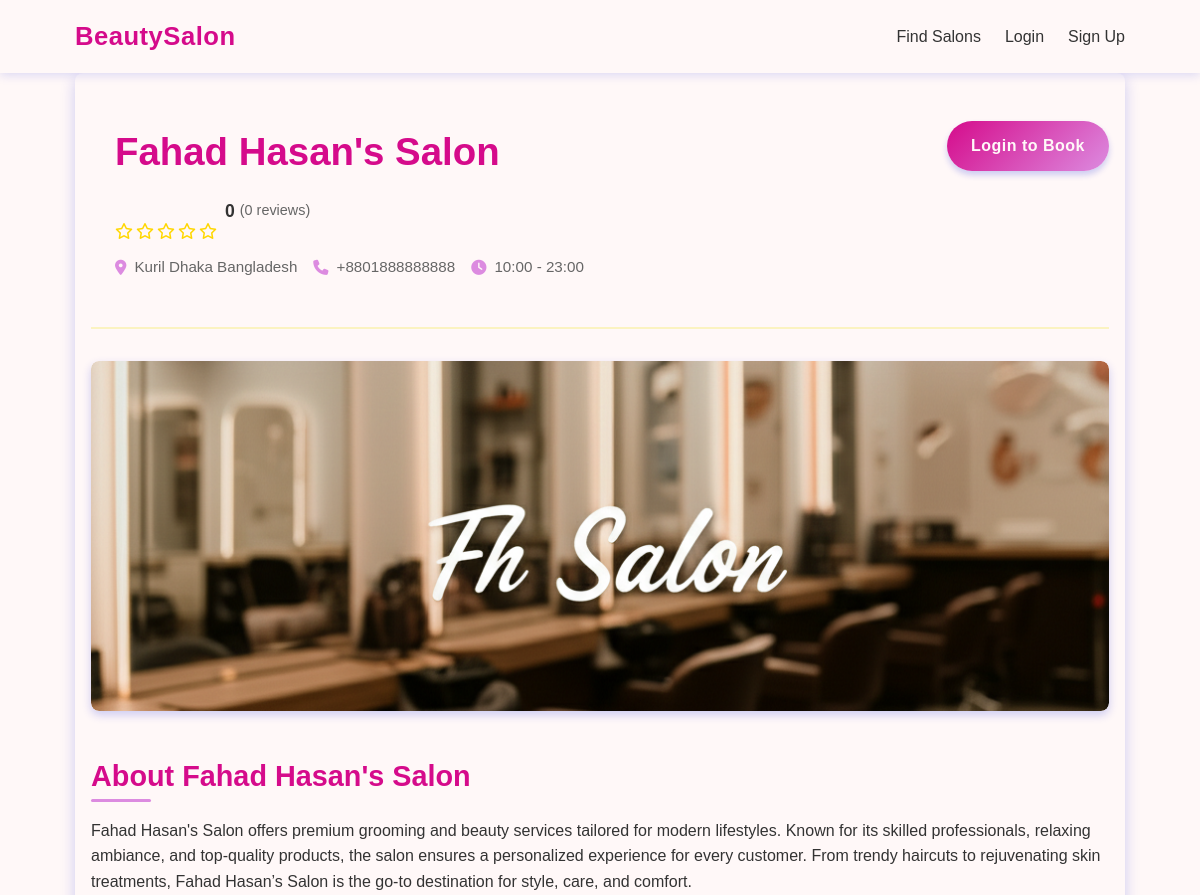
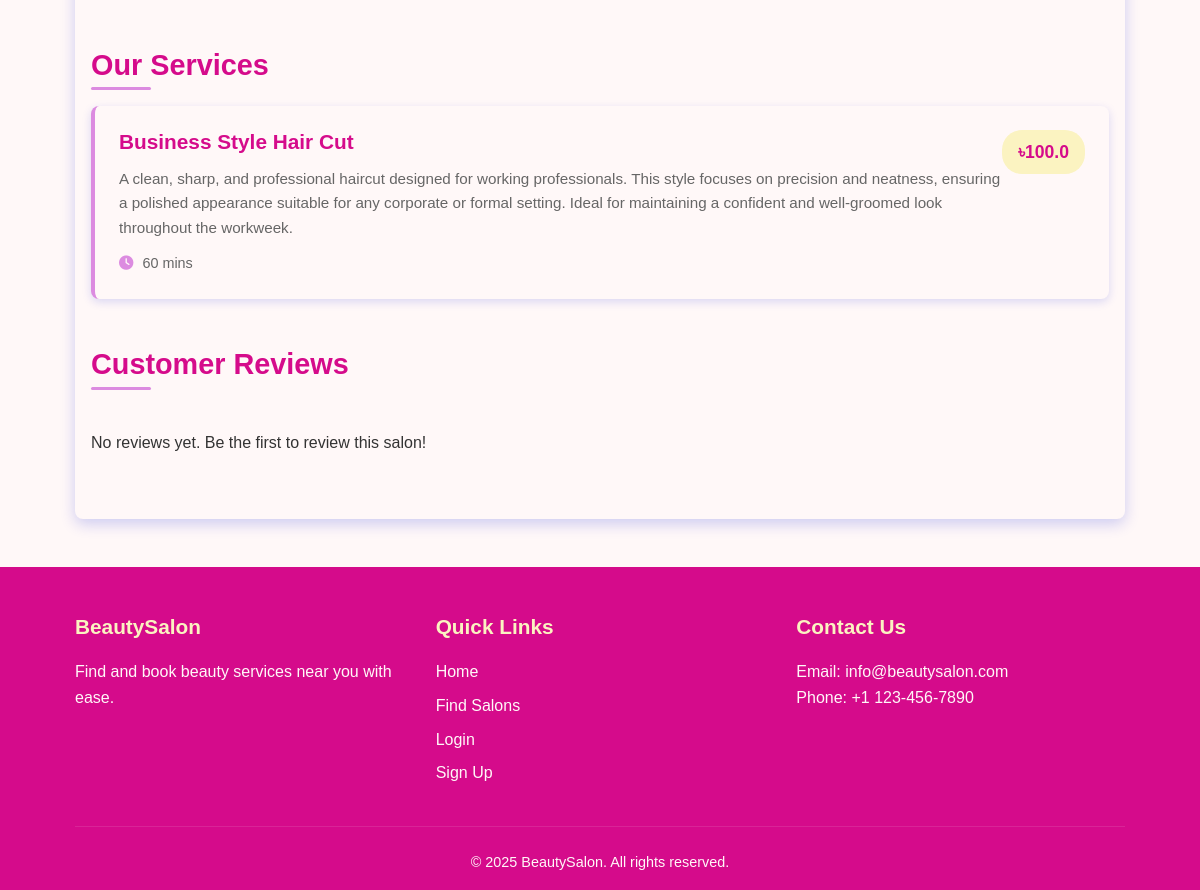
The app's page /salon/1 with its own data (2 pictures, top to bottom).
### app.py (models this page shows)
class Salon(db.Model):
    id = db.Column(db.Integer, primary_key=True)
    owner_id = db.Column(db.Integer, db.ForeignKey('user.id'), nullable=False)
    name = db.Column(db.String(100), nullable=False)
    description = db.Column(db.Text)
    location = db.Column(db.String(200), nullable=False)
    phone = db.Column(db.String(20))
    opening_time = db.Column(db.String(50))
    closing_time = db.Column(db.String(50))
    weekly_closing = db.Column(db.String(50))  # Day of week when salon is closed
    images = db.relationship('SalonImage', backref='salon', lazy=True, cascade="all, delete-orphan")
    services = db.relationship('Service', backref='salon', lazy=True, cascade="all, delete-orphan")
    employees = db.relationship('Employee', backref='salon', lazy=True, cascade="all, delete-orphan")

class SalonImage(db.Model):
    id = db.Column(db.Integer, primary_key=True)
    salon_id = db.Column(db.Integer, db.ForeignKey('salon.id'), nullable=False)
    image_path = db.Column(db.String(200), nullable=False)

class Service(db.Model):
    id = db.Column(db.Integer, primary_key=True)
    salon_id = db.Column(db.Integer, db.ForeignKey('salon.id'), nullable=False)
    name = db.Column(db.String(100), nullable=False)
    description = db.Column(db.Text)
    price = db.Column(db.Float, nullable=False)
    duration = db.Column(db.Integer, nullable=False)  # duration in minutes

### app.py (the view)
@app.route('/salon/<int:salon_id>')
def salon_detail(salon_id):
    salon = Salon.query.get_or_404(salon_id)
    services = Service.query.filter_by(salon_id=salon_id).all()
    reviews = Review.query.filter_by(salon_id=salon_id).order_by(Review.date_posted.desc()).all()
    if reviews:
        avg_rating = sum([review.rating for review in reviews]) / len(reviews)
    else:
        avg_rating = 0
    return render_template('salon_detail.html',
                          salon=salon,
                          services=services,
                          reviews=reviews,
                          avg_rating=avg_rating)

### templates/salon_detail.html (shortened to what this page needs)
{% extends "base.html" %}
{% block extra_css %}
<link rel="stylesheet" href="{{ url_for('static', filename='css/salon_detail.css') }}">
{% endblock %}
{% block content %}
<div class="salon-detail">
    <div class="salon-header">
        <div class="salon-info">
            <h1>{{ salon.name }}</h1>
            <div class="salon-rating">
                {% for i in range(5) %}
                    {% if i < avg_rating|int %}
                        <i class="fas fa-star"></i>
                    {% elif i < avg_rating and i + 0.5 >= avg_rating %}
                        <i class="fas fa-star-half-alt"></i>
                    {% else %}
                        <i class="far fa-star"></i>
                    {% endif %}
                {% endfor %}
                <span class="rating-value">{{ avg_rating|round(1) }}</span>
                <span class="reviews-count">({{ reviews|length }} reviews)</span>
            </div>
            <div class="salon-meta">
                <p><i class="fas fa-map-marker-alt"></i> {{ salon.location }}</p>
                {% if salon.phone %}
                    <p><i class="fas fa-phone"></i> {{ salon.phone }}</p>
                {% endif %}
                {% if salon.opening_time and salon.closing_time %}
                    <p><i class="fas fa-clock"></i> {{ salon.opening_time }} - {{ salon.closing_time }}</p>
                {% endif %}
            </div>
        </div>
        <div class="salon-actions">
            {% if current_user.is_authenticated and current_user.role == 'customer' %}
                <a href="{{ url_for('book_appointment', salon_id=salon.id) }}" class="primary-button book-now">Book Now</a>
            {% elif not current_user.is_authenticated %}
                <a href="{{ url_for('login') }}" class="primary-button">Login to Book</a>
            {% endif %}
        </div>
    </div>
    <div class="salon-gallery">
        {% if salon.images %}
            <div class="gallery-container">
                {% for image in salon.images %}
                    <div class="gallery-item">
                        <img src="{{ url_for('static', filename=image.image_path) }}" alt="{{ salon.name }}">
                    </div>
                {% endfor %}
            </div>
        {% else %}
            <div class="gallery-placeholder">
                <img src="{{ url_for('static', filename='uploads/default_salon.jpg') }}" alt="{{ salon.name }}">
            </div>
        {% endif %}
    </div>
    <div class="salon-description">
        <h2>About {{ salon.name }}</h2>
        <p>{{ salon.description }}</p>
    </div>
    <div class="salon-services">
        <h2>Our Services</h2>
        {% if services %}
            <div class="services-list">
                {% for service in services %}
                    <div class="service-item">
                        <div class="service-info">
                            <h3>{{ service.name }}</h3>
                            <p class="service-description">{{ service.description }}</p>
                            <div class="service-meta">
                                <span class="service-duration"><i class="fas fa-clock"></i> {{ service.duration }} mins</span>
                            </div>
                        </div>
                        <div class="service-price">
                            <span>৳{{ service.price }}</span>
                        </div>
                    </div>
                {% endfor %}
            </div>
        {% else %}
            <p>No services listed yet.</p>
        {% endif %}
    </div>
    <div class="salon-reviews">
        <div class="reviews-header">
            <h2>Customer Reviews</h2>
        </div>
        <div class="reviews-list">
            {% if reviews %}
                {% for review in reviews %}
                    <div class="review-item">
                        <div class="review-header">
                            <div class="reviewer-info">
                                <h4>{{ review.customer.name }}</h4>
                                <span class="review-date">{{ review.date_posted.strftime('%B %d, %Y') }}</span>
                            </div>
                            <div class="review-rating">
                                {% for i in range(5) %}
                                    {% if i < review.rating %}
                                        <i class="fas fa-star"></i>
                                    {% else %}
                                        <i class="far fa-star"></i>
                                    {% endif %}
                                {% endfor %}
                            </div>
                        </div>
                        <div class="review-content">
                            <p>{{ review.comment }}</p>
                        </div>
                    </div>
                {% endfor %}
            {% else %}
                <p>No reviews yet. Be the first to review this salon!</p>
            {% endif %}
        </div>
    </div>
</div>
{% endblock %}

### static/css/style.css (style rules this page uses)
:root { --primary: #D50B8B; --primary-light: #DC8BE0; --accent: #FBF3C1; --light: #FFF8F8; --dark: #333333; --grey: #f5f5f5; --shadow: rgba(1, 24, 216, 0.15); --transition: all 0.3s ease-in-out; }
* { margin: 0; padding: 0; box-sizing: border-box; }
body { font-family: 'Poppins', sans-serif; line-height: 1.6; color: var(--dark); background-color: var(--light); }
a { text-decoration: none; color: var(--primary); transition: var(--transition); }
img { max-width: 100%; height: auto; }
h1, h2, h3, h4, h5, h6 { margin-bottom: 0.8rem; font-weight: 600; line-height: 1.2; }
.salon-info { padding: 1.5rem; }
.salon-rating { display: flex; align-items: center; margin-bottom: 0.8rem; }
.rating-value { font-weight: 600; margin-right: 0.3rem; }
.fa-regular,.far { font-family: "Font Awesome 6 Free"; font-weight: 400; margin-top: 40px; }

### records on screen
Salon: name "Fahad Hasan's Salon", location "Kuril Dhaka Bangladesh", phone "+8801888888888", opening_time "10:00", closing_time "23:00", description "Fahad Hasan's Salon offers premium grooming and beauty services tailored for modern lifestyles. Known for its skilled professionals, relaxing ambiance, and top-quality products, the salon ensures a personalized experience for every customer. From trendy haircuts to rejuvenating skin treatments, Fahad Hasan’s Salon is the go-to destination for style, care, and comfort."
SalonImage: image_path (picture)
Service: name "Business Style Hair Cut", description "A clean, sharp, and professional haircut designed for working professionals. This style focuses on precision and neatness, ensuring a polished appearance suitable for any corporate or formal setting. Ideal for maintaining a confident and well-groomed look throughout the workweek.", duration "60", price "100.0"

### other values on screen
{{ avg_rating|round(1) }} "0"
{{ reviews|length }} "0"
